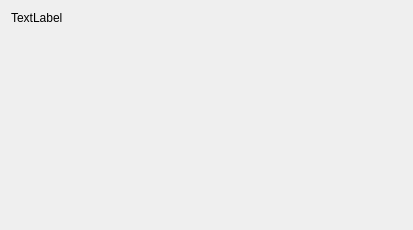
<?xml version="1.0" encoding="UTF-8"?>
<ui version="4.0">
 <class>DialogSettingsColor</class>
 <widget class="QWidget" name="DialogSettingsColor">
  <property name="geometry">
   <rect>
    <x>0</x>
    <y>0</y>
    <width>413</width>
    <height>230</height>
   </rect>
  </property>
  <property name="windowTitle">
   <string>Form</string>
  </property>
  <layout class="QFormLayout" name="formLayout">
   <item row="0" column="0">
    <layout class="QVBoxLayout" name="verticalLayout">
     <property name="spacing">
      <number>0</number>
     </property>
     <item>
      <widget class="QLabel" name="Title">
       <property name="text">
        <string>TextLabel</string>
       </property>
      </widget>
     </item>
    </layout>
   </item>
  </layout>
 </widget>
 <resources/>
 <connections/>
</ui>
